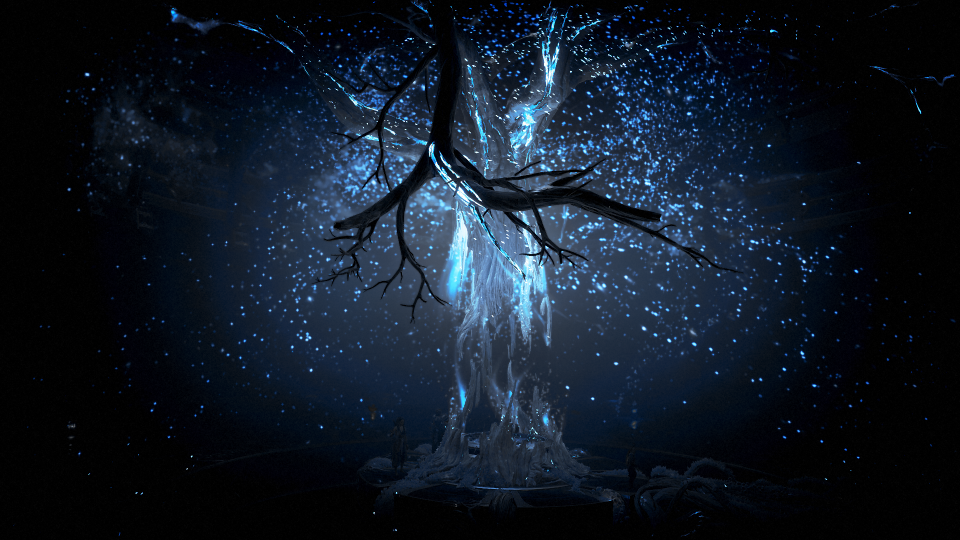
#> input picture Photos/5.png, 1920 x 1080 px (shown at 1/2 size)
$ python Contour_Detection.py
#> lines starting #> are read from the running program, lines starting #| are printed output that depends on the picture; after the words box and inside, x2 and y2 are one past the last pixel; in counts of white or black regions, pixels touching at a corner belong together
import cv2 as cv
import numpy as np

img = cv.imread('Photos/5.png')
#> img is the input picture: shape (1080, 1920, 3); mean B, G, R 37, 25.1, 16
img = cv.resize(img, (600,600))
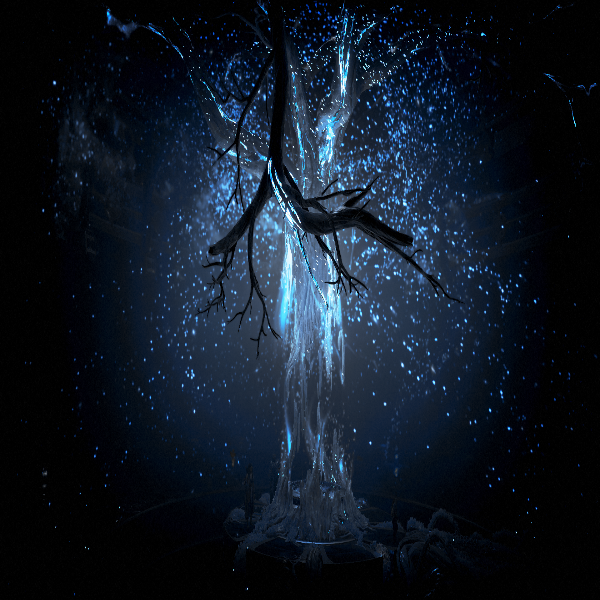
#> img: shape (600, 600, 3); mean B, G, R 36.9, 25, 16


cv.imshow("5",img)
blank = np.zeros(img.shape, dtype='uint8')
# cv.imshow("BLANK",blank)


gray = cv.cvtColor(img, cv.COLOR_BGR2GRAY)
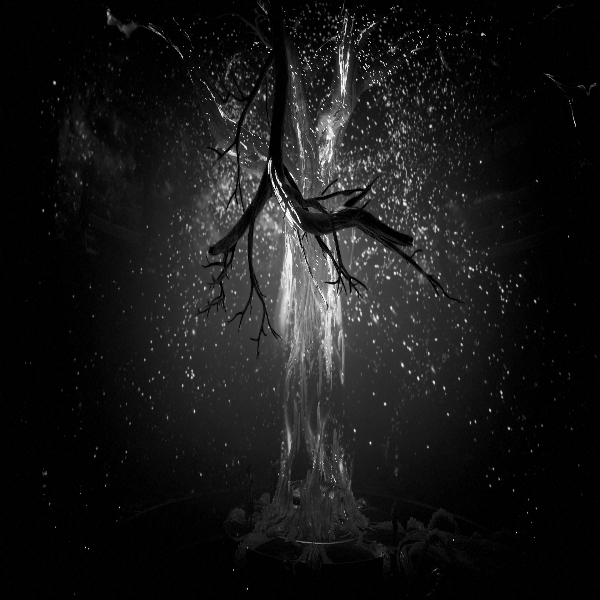
#> gray: shape (600, 600); min 0, max 255, mean 23.7
# cv.imshow("Canny",gray)

blur = cv.GaussianBlur(img,(5,5), cv.BORDER_DEFAULT)
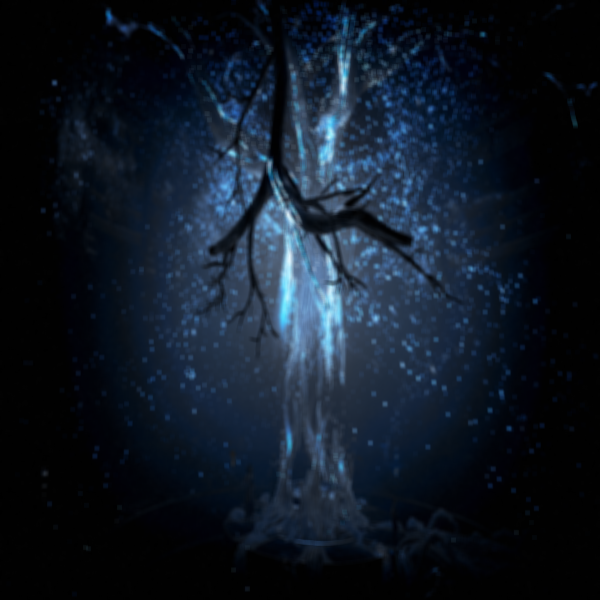
#> blur: shape (600, 600, 3); mean B, G, R 36.9, 25, 16

canny = cv.Canny(blur,125,175)
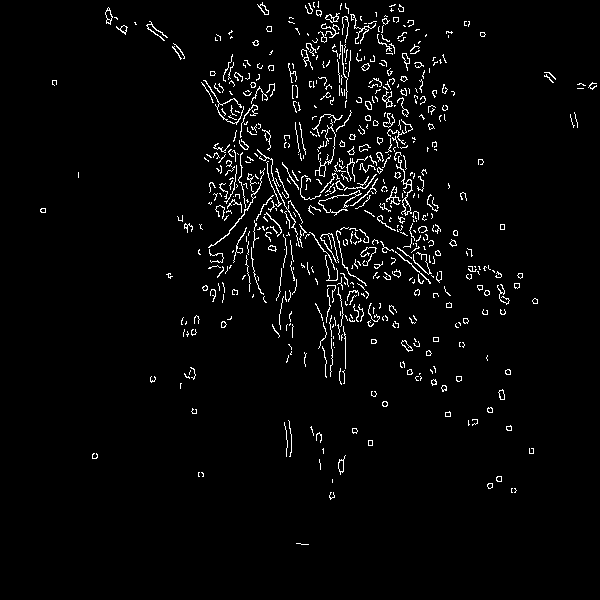
#> canny: shape (600, 600); 3.1% white in thin lines or dots, all inside (x1, y1, x2, y2) = (40, 1, 597, 545)
cv.imshow("Canny",canny)


ret, thres = cv.threshold(gray, 125, 255, cv.THRESH_BINARY)
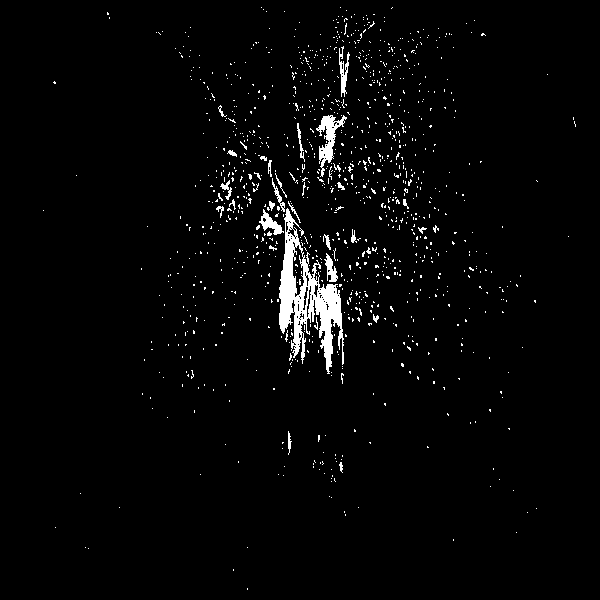
#> thres: shape (600, 600); 2.6% white; 1113 white regions (1083 under 20 px)
cv.imshow("THRES",thres)

contours,heirarchies = cv.findContours(canny, cv.RETR_LIST, cv.CHAIN_APPROX_SIMPLE)
#> contours = 685 contours, 604 with area under 20; largest, box (x1, y1, x2, y2) and area: (396, 156, 413, 216) 118, (315, 119, 336, 177) 72, (105, 7, 113, 25) 68, (402, 198, 411, 215) 60, (325, 13, 340, 23) 59
print(f'{len(contours)} contour(s) found!')
#| 685 contour(s) found!

cv.drawContours(blank, contours, -1, (0,255,0), 1)
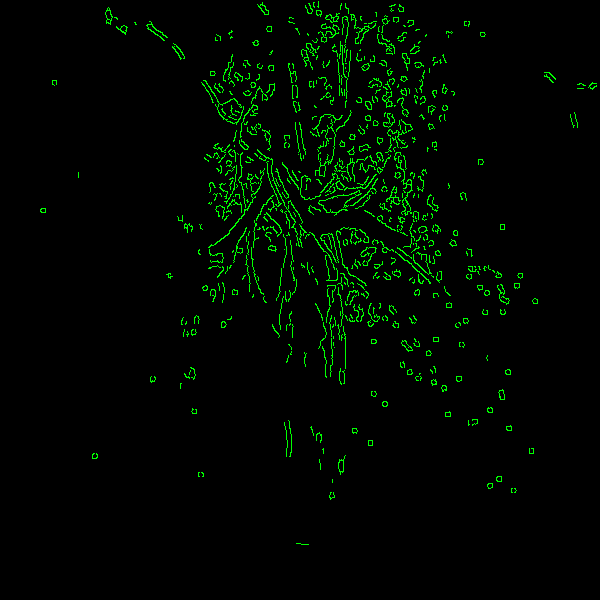
#> blank: shape (600, 600, 3); mean of channels 0, 1, 2 0, 7.9, 0; drawn as B, G, R
cv.imshow("CONTOURS_DRAWN",blank)
cv.waitKey(0)
